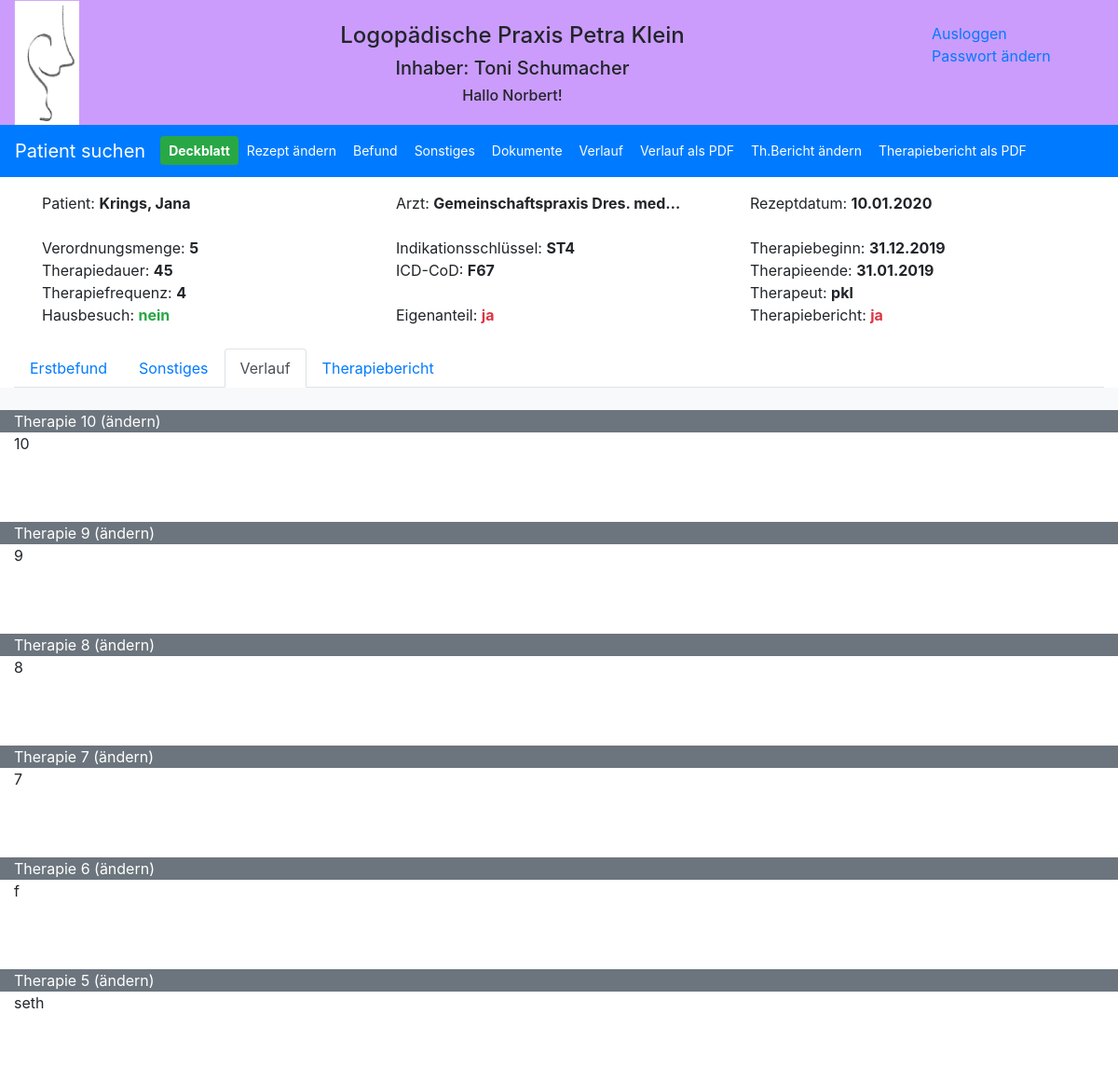
Before: /reports/therapy/6/ (signed in, upper part) with the older database file.
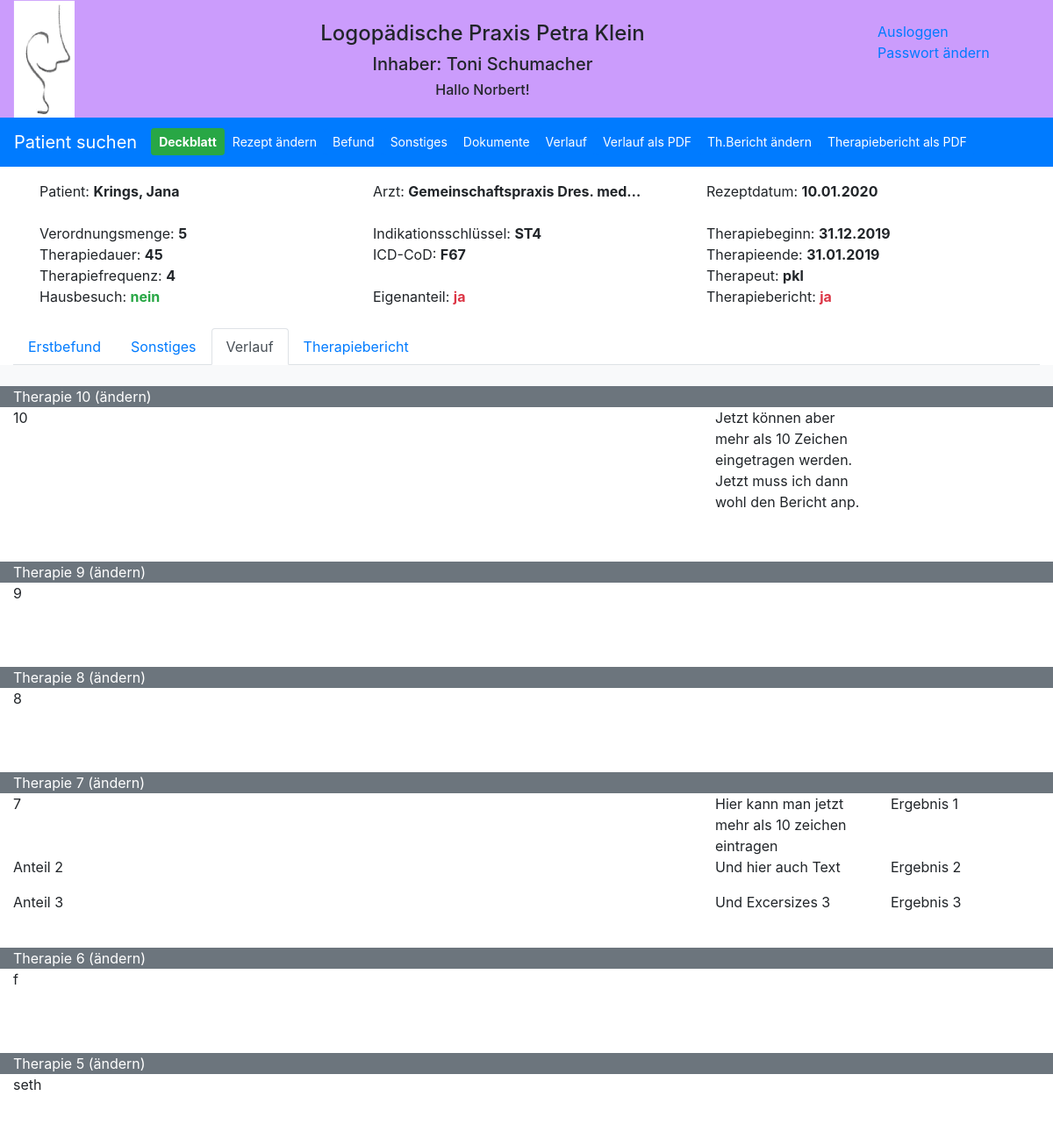
After: the same page with the newer database file.
### reports/models.py (models this page shows, shortened)
class Process_report(models.Model):
    process_treatment = models.IntegerField(default=0)
    process_content = models.CharField(max_length=255, blank=True, default='')
    process_exercises = models.CharField(max_length=255, blank=True, default='')
    process_results = models.CharField(max_length=50, blank=True, default='')
    process_content_2 = models.CharField(max_length=255, blank=True, default='')
    process_exercises_2 = models.CharField(max_length=255, blank=True, default='')
    process_results_2 = models.CharField(max_length=50, blank=True, default='')
    process_content_3 = models.CharField(max_length=255, blank=True, default='')
    process_exercises_3 = models.CharField(max_length=255, blank=True, default='')
    process_results_3 = models.CharField(max_length=50, blank=True, default='')
    therapy = models.ForeignKey(Therapy, on_delete=models.CASCADE, default='')

### reports/views.py (the view)
# urls.py: path('therapy/<id>/', views.therapy, name='therapy'),
def therapy(request, id=id):
    request.session.set_expiry(settings.SESSION_EXPIRE_SECONDS)
    therapy_result = Therapy.objects.get(id=id)
    patient_value = Patient.objects.get(id=str((therapy_result.patients_id)))
    process_report_value = Process_report.objects.filter(therapy_id=id).order_by('-process_treatment')
    if Therapy_report.objects.filter(therapy_id=id).exists():
        therapy_report_value = Therapy_report.objects.get(therapy_id=id)
    else:
        therapy_report_value = ''
    if InitialAssessment.objects.filter(therapy_id=id).exists():
        ia_value = InitialAssessment.objects.get(therapy_id=id)
    else:
        ia_value = ''
    if Therapy_Something.objects.filter(therapy_id=id).exists():
        therapy_something_value = Therapy_Something.objects.get(therapy_id=id)
    else:
        therapy_something_value = ''
    logger.info('therapy: Rezept mit der ID: ' + str(id) + ' aufgerufen')
    return render(request, 'reports/therapy.html', {'therapy': therapy_result,
                                                    'patient': patient_value,
                                                    'ia': ia_value,
                                                    'ts': therapy_something_value,
                                                    'therapy_report': therapy_report_value,
                                                    'process_report': process_report_value})

### reports/models.py (called while the page is built)
    def __str__(self):
        return self.tp_initial

### reports/templates/reports/therapy.html (shortened to what the changed rows need)
{% extends "base.html" %}
{% block extrahead %}
    {% load static %}
    <link rel="stylesheet" href="{% static 'reports/style_e2.css' %}">
{% endblock %}
{% block content %}
<content>
    <br>
    <div class="col">
        <div class="tab-content" id="myTabContent">
              {% if request.GET.window == "3" %}
                      <div class="tab-pane fade show active" id="verlauf" role="tabpanel" aria-labelledby="verlauf-tab">
              {% elif request.GET.window == None %}
                      <div class="tab-pane fade show active" id="verlauf" role="tabpanel" aria-labelledby="verlauf-tab">
              {% else %}
                      <div class="tab-pane fade" id="verlauf" role="tabpanel" aria-labelledby="verlauf-tab">
              {% endif %}
              <div class="row bg-light">
                  <div class="col-sm-2">&nbsp;</div>
                  <div class="col-sm-10"></div>
              </div>
              {% for item in process_report %}
                  <div class="row bg-secondary">
                      <div class="col-sm text-white">Therapie {{ item.process_treatment }} <a class="text-white" href="{% url 'reports:edit_process_report' item.id %}">(ändern)</a></div>
                  </div>
                  <div class="row bg-white ">
                      <div class="col-sm-8">{{ item.process_content|linebreaks }}</div>
                      <div class="col-sm-2">{{ item.process_exercises }}</div>
                      <div class="col-sm-2">{{ item.process_results }}</div>
                  </div>
                  <div class="row bg-white ">
                      <div class="col-sm-8">{{ item.process_content_2|linebreaks }}</div>
                      <div class="col-sm-2">{{ item.process_exercises_2 }}</div>
                      <div class="col-sm-2">{{ item.process_results_2 }}</div>
                  </div>
                  <div class="row bg-white ">
                      <div class="col-sm-8">{{ item.process_content_3|linebreaks }}</div>
                      <div class="col-sm-2">{{ item.process_exercises_3 }}</div>
                      <div class="col-sm-2">{{ item.process_results_3 }}</div>
                  </div>
                  <div class="row bg-white">
                      <div class="col-sm-2">&nbsp;</div>
                      <div class="col-sm-10"></div>
                  </div>
              {% endfor %}
          </div>
        </div>
    </div>
</content>
{% endblock %}

Changed rows visible on the page:
changed Process_report: process_exercises (not shown) → "Jetzt können aber mehr als 10 Zeichen eingetragen werden. Jetzt muss ich dann wohl den Bericht anp."
changed Process_report: process_exercises (not shown) → "Hier kann man jetzt mehr als 10 zeichen eintragen"; process_results (not shown) → "Ergebnis 1"; process_content_2 (not shown) → "Anteil 2"; process_exercises_2 (not shown) → "Und hier auch Text"; process_results_2 (not shown) → "Ergebnis 2"; process_content_3 (not shown) → "Anteil 3"; process_exercises_3 (not shown) → "Und Excersizes 3"; process_results_3 (not shown) → "Ergebnis 3"
